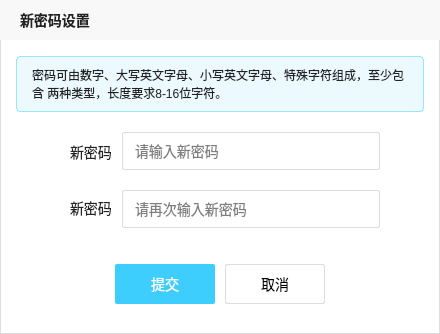
<?xml version="1.0" encoding="UTF-8"?>
<ui version="4.0">
 <class>NewPasswordDialog</class>
 <widget class="QWidget" name="NewPasswordDialog">
  <property name="geometry">
   <rect>
    <x>0</x>
    <y>0</y>
    <width>440</width>
    <height>334</height>
   </rect>
  </property>
  <property name="windowTitle">
   <string>Form</string>
  </property>
  <property name="styleSheet">
   <string notr="true">#NewPasswordDialog{
background-color: #FFFFFF;
border : 1px solid #DDDDDD;
}
QLineEdit {
background-color: transparent;
border: 1px solid #DDDDDD;
border-radius: 2px;
padding-left: 10px;
}
*{
font-family: 微软雅⿊;
font-size: 14px;
}</string>
  </property>
  <widget class="QLabel" name="tittleLabel">
   <property name="geometry">
    <rect>
     <x>0</x>
     <y>0</y>
     <width>440</width>
     <height>40</height>
    </rect>
   </property>
   <property name="styleSheet">
    <string notr="true">#tittleLabel{
background-color: #F8F8F8;
padding-left: 16px;
color: #222222;
font-weight: bold;
}</string>
   </property>
   <property name="text">
    <string>新密码设置</string>
   </property>
  </widget>
  <widget class="QLabel" name="tipLabel">
   <property name="geometry">
    <rect>
     <x>16</x>
     <y>56</y>
     <width>408</width>
     <height>56</height>
    </rect>
   </property>
   <property name="styleSheet">
    <string notr="true">#tipLabel{
background-color: rgba(62, 206, 254, 0.10);
border: 1px solid rgba(62, 206, 254, 0.50);
border-radius: 4px;
font-size: 12px;
color: #222222;
padding: 10px 12px 10px 12px;
}</string>
   </property>
   <property name="text">
    <string>密码可由数字、⼤写英⽂字⺟、⼩写英⽂字⺟、特殊字符组成，⾄少包含 两种类型，⻓度要求8-16位字符。</string>
   </property>
   <property name="wordWrap">
    <bool>true</bool>
   </property>
  </widget>
  <widget class="QLabel" name="newPasswordLabel1">
   <property name="geometry">
    <rect>
     <x>70</x>
     <y>142</y>
     <width>46</width>
     <height>19</height>
    </rect>
   </property>
   <property name="styleSheet">
    <string notr="true">font-family: 微软雅⿊;
font-size: 14px;
color: #222222;
</string>
   </property>
   <property name="text">
    <string>新密码：</string>
   </property>
  </widget>
  <widget class="QLineEdit" name="passwordEdit1">
   <property name="geometry">
    <rect>
     <x>122</x>
     <y>132</y>
     <width>258</width>
     <height>38</height>
    </rect>
   </property>
   <property name="text">
    <string/>
   </property>
   <property name="echoMode">
    <enum>QLineEdit::EchoMode::Password</enum>
   </property>
   <property name="placeholderText">
    <string>请输入新密码</string>
   </property>
  </widget>
  <widget class="QLabel" name="newPasswordLabel2">
   <property name="geometry">
    <rect>
     <x>70</x>
     <y>198</y>
     <width>46</width>
     <height>19</height>
    </rect>
   </property>
   <property name="styleSheet">
    <string notr="true">font-family: 微软雅⿊;
font-size: 14px;
color: #222222;
</string>
   </property>
   <property name="text">
    <string>新密码：</string>
   </property>
  </widget>
  <widget class="QLineEdit" name="passwordEdit2">
   <property name="geometry">
    <rect>
     <x>122</x>
     <y>190</y>
     <width>258</width>
     <height>38</height>
    </rect>
   </property>
   <property name="echoMode">
    <enum>QLineEdit::EchoMode::Password</enum>
   </property>
   <property name="placeholderText">
    <string>请再次输入新密码</string>
   </property>
  </widget>
  <widget class="QLabel" name="messageLabel">
   <property name="geometry">
    <rect>
     <x>80</x>
     <y>235</y>
     <width>281</width>
     <height>19</height>
    </rect>
   </property>
   <property name="styleSheet">
    <string notr="true">#messageLabel {
font-size: 12px;
color: red;
}</string>
   </property>
   <property name="text">
    <string/>
   </property>
   <property name="alignment">
    <set>Qt::AlignmentFlag::AlignCenter</set>
   </property>
  </widget>
  <widget class="QPushButton" name="submitBtn">
   <property name="geometry">
    <rect>
     <x>115</x>
     <y>264</y>
     <width>100</width>
     <height>40</height>
    </rect>
   </property>
   <property name="styleSheet">
    <string notr="true">#submitBtn{
background-color: #3ECEFE;
border: none;
border-radius: 2px;
color: #FFFFFF;
font-size: 14px;
}</string>
   </property>
   <property name="text">
    <string>提交</string>
   </property>
  </widget>
  <widget class="QPushButton" name="cancelBtn">
   <property name="geometry">
    <rect>
     <x>225</x>
     <y>264</y>
     <width>100</width>
     <height>40</height>
    </rect>
   </property>
   <property name="styleSheet">
    <string notr="true">#cancelBtn{
background-color: #fff;
border: 1px solid #DDDDDD;
border-radius: 2px;
font-size: 14px;
}</string>
   </property>
   <property name="text">
    <string>取消</string>
   </property>
  </widget>
 </widget>
 <resources/>
 <connections/>
</ui>
